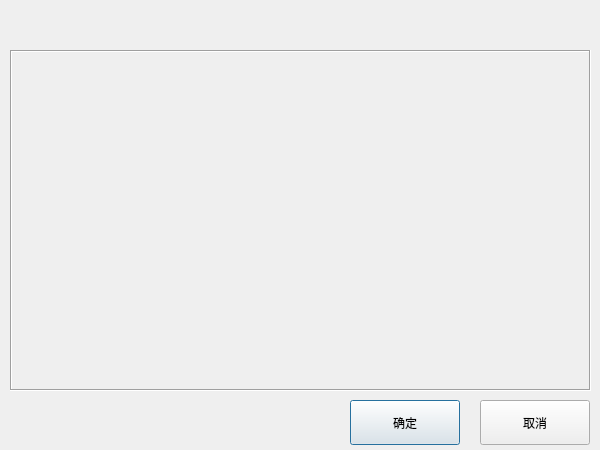
<?xml version="1.0" encoding="UTF-8"?>
<ui version="4.0">
 <class>ReferPointDialog</class>
 <widget class="QDialog" name="ReferPointDialog">
  <property name="geometry">
   <rect>
    <x>0</x>
    <y>0</y>
    <width>600</width>
    <height>450</height>
   </rect>
  </property>
  <property name="windowTitle">
   <string>Dialog</string>
  </property>
  <widget class="QScrollArea" name="scrollArea">
   <property name="geometry">
    <rect>
     <x>10</x>
     <y>50</y>
     <width>581</width>
     <height>341</height>
    </rect>
   </property>
   <property name="frameShape">
    <enum>QFrame::Box</enum>
   </property>
   <property name="widgetResizable">
    <bool>true</bool>
   </property>
   <widget class="QWidget" name="scrollWgt">
    <property name="geometry">
     <rect>
      <x>0</x>
      <y>0</y>
      <width>577</width>
      <height>337</height>
     </rect>
    </property>
   </widget>
  </widget>
  <widget class="QPushButton" name="btnOK">
   <property name="geometry">
    <rect>
     <x>350</x>
     <y>400</y>
     <width>110</width>
     <height>45</height>
    </rect>
   </property>
   <property name="text">
    <string>确定</string>
   </property>
  </widget>
  <widget class="QPushButton" name="btnCancle">
   <property name="geometry">
    <rect>
     <x>480</x>
     <y>400</y>
     <width>110</width>
     <height>45</height>
    </rect>
   </property>
   <property name="text">
    <string>取消</string>
   </property>
  </widget>
 </widget>
 <resources/>
 <connections/>
</ui>
